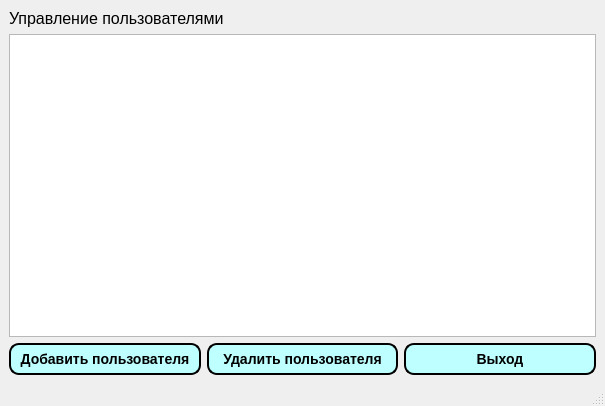
<?xml version="1.0" encoding="UTF-8"?>
<ui version="4.0">
 <class>Admin</class>
 <widget class="QMainWindow" name="Admin">
  <property name="geometry">
   <rect>
    <x>0</x>
    <y>0</y>
    <width>605</width>
    <height>406</height>
   </rect>
  </property>
  <property name="windowTitle">
   <string>MainWindow</string>
  </property>
  <widget class="QWidget" name="centralwidget">
   <layout class="QGridLayout" name="gridLayout">
    <item row="0" column="0">
     <widget class="QLabel" name="label">
      <property name="font">
       <font>
        <pointsize>12</pointsize>
       </font>
      </property>
      <property name="text">
       <string>Управление пользователями</string>
      </property>
     </widget>
    </item>
    <item row="2" column="0">
     <layout class="QHBoxLayout" name="horizontalLayout">
      <item>
       <widget class="QPushButton" name="pushButton">
        <property name="styleSheet">
         <string notr="true">QPushButton{
     background-color: rgb(190, 255, 255);
     border-style: outset;
     border-width: 2px;
     border-radius: 10px;
     border-color: black;
     font: bold 14px;
     min-width: 10em;
     padding: 6px;
 }
 QPushButton:pressed {
     background-color: rgb(0, 255, 238);
     border-style: inset;
 }</string>
        </property>
        <property name="text">
         <string>Добавить пользователя</string>
        </property>
       </widget>
      </item>
      <item>
       <widget class="QPushButton" name="pushButton_2">
        <property name="styleSheet">
         <string notr="true">QPushButton{
     background-color: rgb(190, 255, 255);
     border-style: outset;
     border-width: 2px;
     border-radius: 10px;
     border-color: black;
     font: bold 14px;
     min-width: 10em;
     padding: 6px;
 }
 QPushButton:pressed {
     background-color: rgb(0, 255, 238);
     border-style: inset;
 }</string>
        </property>
        <property name="text">
         <string>Удалить пользователя</string>
        </property>
       </widget>
      </item>
      <item>
       <widget class="QPushButton" name="pushButton_3">
        <property name="styleSheet">
         <string notr="true">QPushButton{
     background-color: rgb(190, 255, 255);
     border-style: outset;
     border-width: 2px;
     border-radius: 10px;
     border-color: black;
     font: bold 14px;
     min-width: 10em;
     padding: 6px;
 }
 QPushButton:pressed {
     background-color: rgb(0, 255, 238);
     border-style: inset;
 }</string>
        </property>
        <property name="text">
         <string>Выход</string>
        </property>
       </widget>
      </item>
     </layout>
    </item>
    <item row="1" column="0">
     <widget class="QTableView" name="tableView"/>
    </item>
   </layout>
  </widget>
  <widget class="QStatusBar" name="statusbar"/>
 </widget>
 <resources/>
 <connections/>
</ui>
